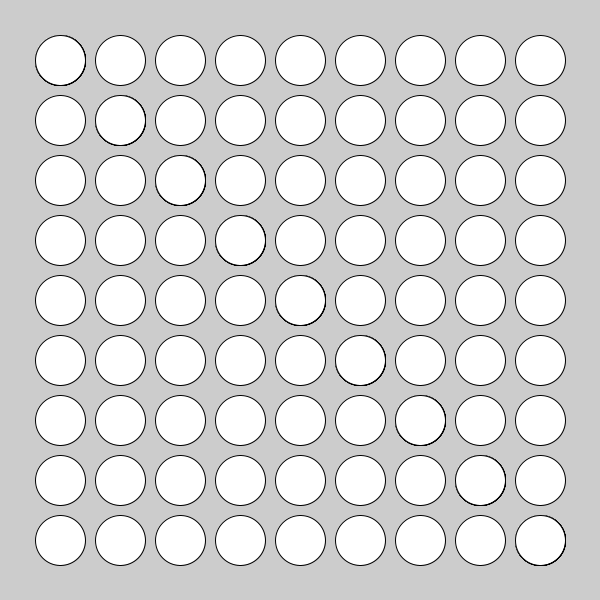
Frame 1 (no input)
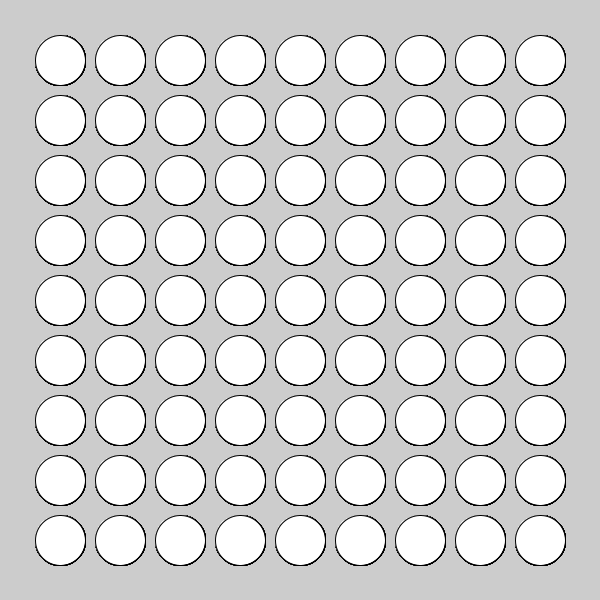
Frame 60 (the mouse pressed at the canvas centre just before this capture)
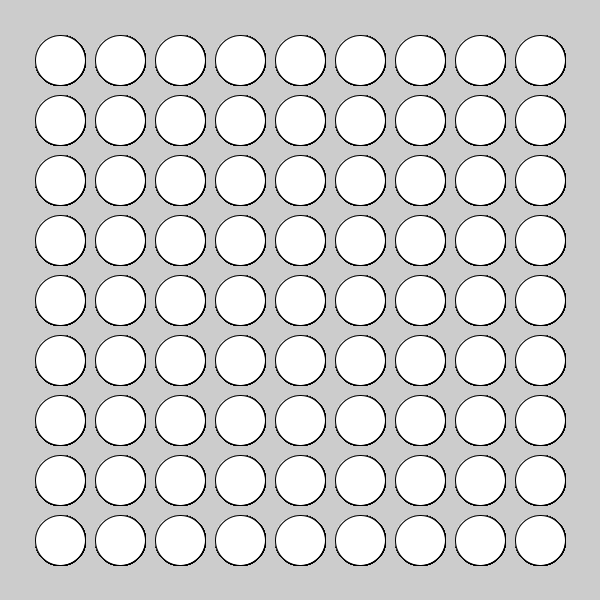
Frame 120 (the mouse held since frame 60 and released just before this capture)

The Processing sketch that drew these frames (run headless with seeded random() and noise(); from frame 60 on, the mouse is pressed at the canvas centre):

// Processing sketch: sketch_7
// ── sketch_7.pde
void setup() {
  size(600, 600);
}

void draw() {
  for (int i = 1; i < 10; i++) {
    for (int j = 1; j < 10; j++) {
      ellipse(i * 60, i * 60, 50, 50);
      ellipse(j * 60, i * 60, 50, 50);
    }
  }
}
